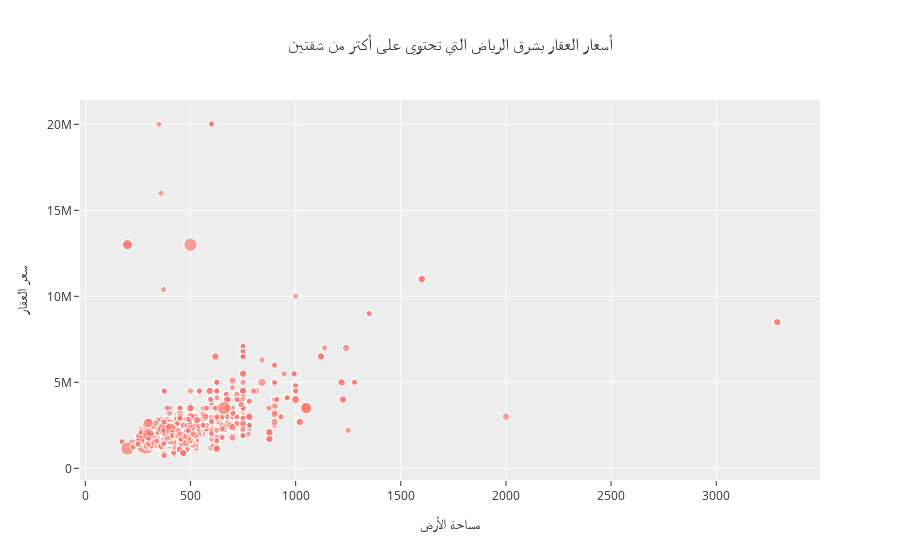

Source (notebook cell):
### Markdown cell above
### اسعار العقارات بشقق في أحياء شرق الرياض

### Code cell
esdf = df[(df.apartments>2)]
esdf = esdf[esdf['location']=='شرق الرياض']

fig = px.scatter(esdf, x="space" , y='price',template='ggplot2',
                 hover_data=['neighbourhood'] ,size='apartments',
                 title='أسعار العقار بشرق الرياض التي تحتوي على أكثر من شقتين',
                labels={'price':'سعر العقار','space':'مساحة الأرض'})
fig.show()

### Figure 1 — Plotly figure (JSON) as saved in the notebook; plotly's stock layout.template omitted (floating-point values rounded to 4 significant figures; data arrays with more than 128 entries replaced by an {"elided": "..."} marker saying what was removed)
{"data": [{"customdata": {"elided": "1224x1 str values"}, "hovertemplate": "مساحة الأرض=%{x}<br>سعر العقار=%{y}<br>apartments=%{marker.size}<br>neighbourhood=%{customdata[0]}<extra></extra>", "legendgroup": "", "marker": {"color": "#F8766D", "size": {"elided": "1224 int values"}, "sizemode": "area", "sizeref": 0.075, "symbol": "circle"}, "mode": "markers", "name": "", "showlegend": false, "type": "scattergl", "x": {"elided": "1224 int values"}, "xaxis": "x", "y": {"elided": "1224 int values"}, "yaxis": "y"}], "layout": {"legend": {"itemsizing": "constant", "tracegroupgap": 0}, "title": {"text": "أسعار العقار بشرق الرياض التي تحتوي على أكثر من شقتين"}, "xaxis": {"anchor": "y", "domain": [0, 1], "title": {"text": "مساحة الأرض"}}, "yaxis": {"anchor": "x", "domain": [0, 1], "title": {"text": "سعر العقار"}}}}
